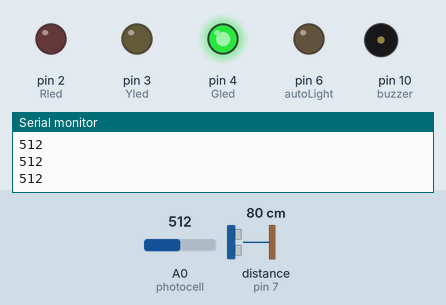
Recording of a sketch running on a simulated Arduino Uno, built with avr-gcc and run on an emulated ATmega328P. On the bench: output pins drawn as LEDs (lit = HIGH), buzzer (waves = sounding, pin HIGH), the last lines printed to the serial monitor. Wiring (inferred from the names in the program): ultrasonic range finder: trigger pin 8; echo pin 7. Inputs (shaded band) come from the test bench; at power-on: distance to the obstacle (sensor on pin 7) 80 cm, A0 (photocell) = 512. The echo pulse lasts 58.3 µs per cm; pins used as bus, display or sensor lines are not drawn.

Above: at 1.2 s.
1.3 s: distance to the obstacle (sensor on pin 7) set to 38 cm
2.8 s: distance to the obstacle (sensor on pin 7) set to 31 cm
At 2.87 s:
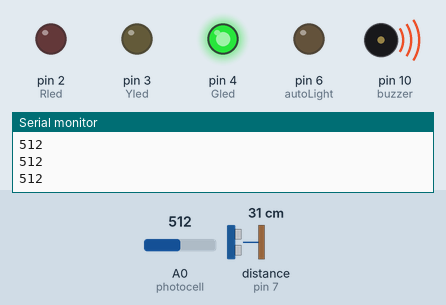
5.8 s: A0 (photocell) set to 693
8.8 s: A0 (photocell) set to 723
At 9.04 s:
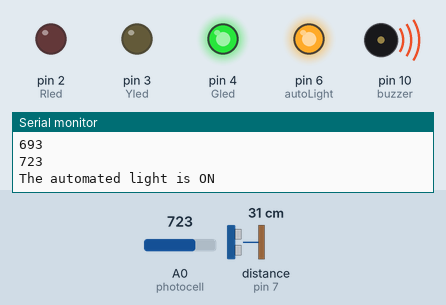
11.8 s: distance to the obstacle (sensor on pin 7) set to 27 cm
At 12.12 s:
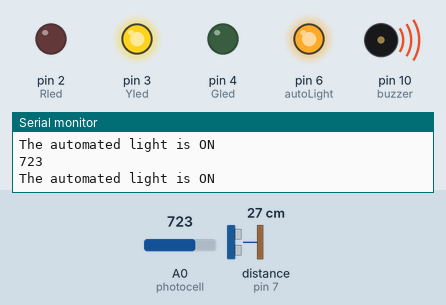
14.8 s: distance to the obstacle (sensor on pin 7) set to 2 cm
At 16.5 s:
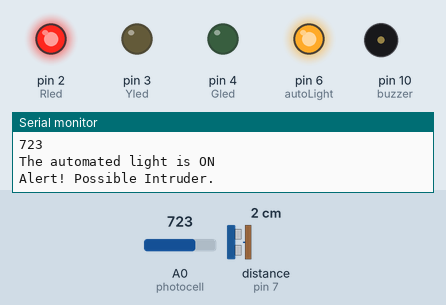
Timing chart, 0 to 17.6 s (numbered marks = the images above; inputs shaded):
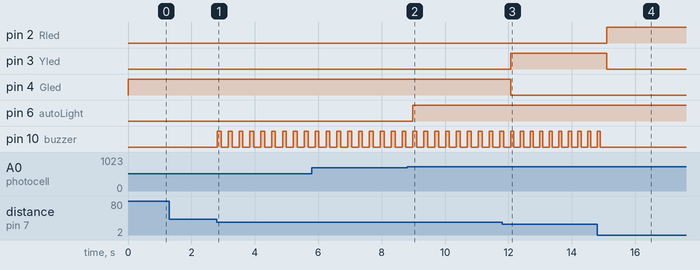

Measured:
- the behaviour switches between 34 and 33 cm on distance to the obstacle (sensor on pin 7) (found by bisection; images 0 and 1)
- the behaviour switches between 710 and 711 on A0 (photocell) (found by bisection; images 1 and 2)
- the behaviour switches between 31 and 30 cm on distance to the obstacle (sensor on pin 7) (found by bisection; images 2 and 3)
- after the input at 2.8 s, pin 10 (buzzer): alternates HIGH for 0.12 s and LOW for 0.22 s, starting at once
- after the input at 8.8 s, pin 6 (autoLight): LOW → HIGH after 0.19 s
- after the input at 11.8 s, pin 3 (Yled): LOW → HIGH after 0.27 s; pin 4 (Gled): HIGH → LOW after 0.27 s
- after the input at 14.8 s, pin 2 (Rled): LOW → HIGH after 0.30 s; pin 3 (Yled): HIGH → LOW after 0.30 s; pin 10 (buzzer): goes on until 14.9 s, then stays LOW

The sketch:

ceis101_5.ino
```cpp
#define trigPin 8
#define echoPin 7
#define Rled 2
#define Yled 3
#define Gled 4
#define buzzer 10
#define photocell A0
#define autoLight 6

void setup() {
Serial.begin(9600);
Serial.println("CEIS101 Course Project Module 6");
Serial.println("Name: Andrew Ogle "); //replace xxxxx with your name

pinMode(trigPin, OUTPUT);
pinMode(echoPin, INPUT);
pinMode(Rled, OUTPUT);
pinMode(Yled, OUTPUT);
pinMode(Gled, OUTPUT);
pinMode(buzzer, OUTPUT);
pinMode(autoLight, OUTPUT);
}

void loop() {
//=== Automated Light ===
int value=analogRead(photocell); // Read the value from the light sensor to determine condition
 Serial.println(value); //uncomment this line and open serial plotter to see the effect of light intensity on the sensor

if (value > 710) {
 digitalWrite(autoLight, HIGH);
 Serial.println("The automated light is ON");
}
else {
digitalWrite(autoLight, LOW);
}

//==== Distance Sensor ===
long duration, distance, inches;

digitalWrite(trigPin, LOW);
delayMicroseconds(2);
digitalWrite(trigPin, HIGH);
delayMicroseconds(10);
digitalWrite(trigPin, LOW);

// Read the echo signal
duration = pulseIn(echoPin, HIGH); // Read duration for roundtrip distance
distance = (duration /2) * 0.0135 ; // Convert duration to one way distance in units of inches

if (distance <= 12) {  // Outer IF statement units of inches
  if (distance <=6){   // Alert range condition
    Serial.println("Alert! Possible Intruder.");
    digitalWrite(Rled, HIGH); // Alert green LED on
    digitalWrite(Yled, LOW);
    digitalWrite(Gled, LOW);
    }
  if (distance <12 and distance > 6){  // Warning range condition
  digitalWrite(Rled, LOW);
  digitalWrite(Yled, HIGH);  // Warning yellow LED on
  digitalWrite(Gled, LOW);
  }

//==================== Beeping Rate Code Start ======
digitalWrite(buzzer,HIGH);
for (int i= distance; i>0; i--)
delay(10);

digitalWrite(buzzer,LOW);
for (int i= distance; i>0; i--)
delay(10);
//==================== Beeping Rate Code End =======
}
 else{ //Safe range condition
  digitalWrite(Rled, LOW);
  digitalWrite(Yled, LOW);
  digitalWrite(Gled, HIGH);  // Safe distance green LED on
  digitalWrite(buzzer, LOW);
}// end of outer IF statement

delay(100); //pause program to stabilize ultrasonic sensor readings

} //end of loop
//comment sdafadsf
```
